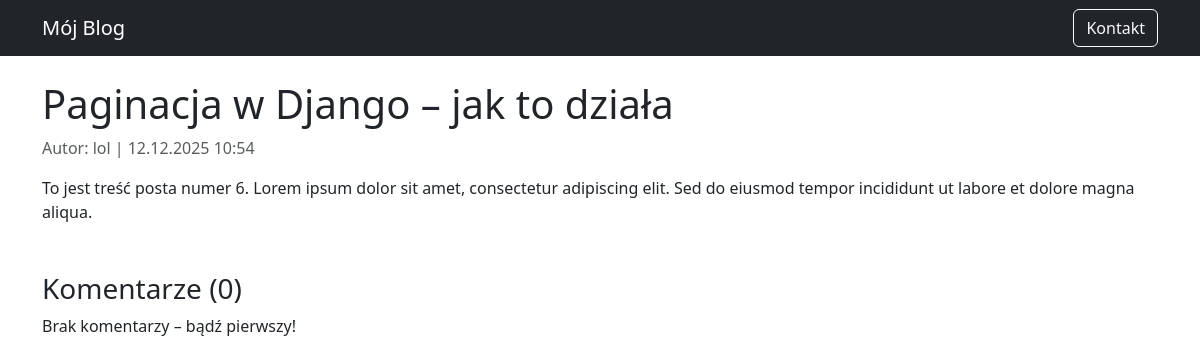
The page /post/8/ on the database its author committed.
### blog/models.py (models this page shows, shortened)
class Post(models.Model):
    title = models.CharField(max_length=200)
    content = models.TextField()
    created_at = models.DateTimeField(default=timezone.now)
    author = models.ForeignKey('auth.User', on_delete=models.CASCADE)
    published = models.BooleanField(default=True)
    class Meta:
        ordering = ['-created_at']

### blog/views.py (the view)
# urls.py: path('post/<int:pk>/', PostDetailView.as_view(), name='post_detail'),
class PostDetailView(DetailView):
    model = Post
    template_name = 'blog/post_detail.html'

### blog/templates/blog/post_detail.html (shortened to what this page needs)
{% extends 'blog/base.html' %}
{% block content %}
<article>
    <h1>{{ post.title }}</h1>
    <p class="text-muted">Autor: {{ post.author }} | {{ post.created_at|date:"d.m.Y H:i" }}</p>
    <div>{{ post.content|linebreaks }}</div>
</article>
<h3 class="mt-5">Komentarze ({{ post.comments.count }})</h3>
{% for comment in post.comments.all %}
    <div class="border-start ps-3 mb-3">
        <strong>{{ comment.author_name }}</strong> ({{ comment.created_at|date:"d.m.Y H:i" }})
        <p>{{ comment.text|linebreaks }}</p>
    </div>
{% empty %}
    <p>Brak komentarzy – bądź pierwszy!</p>
{% endfor %}
{% endblock %}

### rows shown on the page
Post: title "Paginacja w Django – jak to działa", author "lol", created_at "12.12.2025 10:54", content "To jest treść posta numer 6. Lorem ipsum dolor sit amet, consectetur adipiscing elit. Sed do eiusmod tempor incididunt ut labore et dolore magna aliqua.", comments.count "0"
